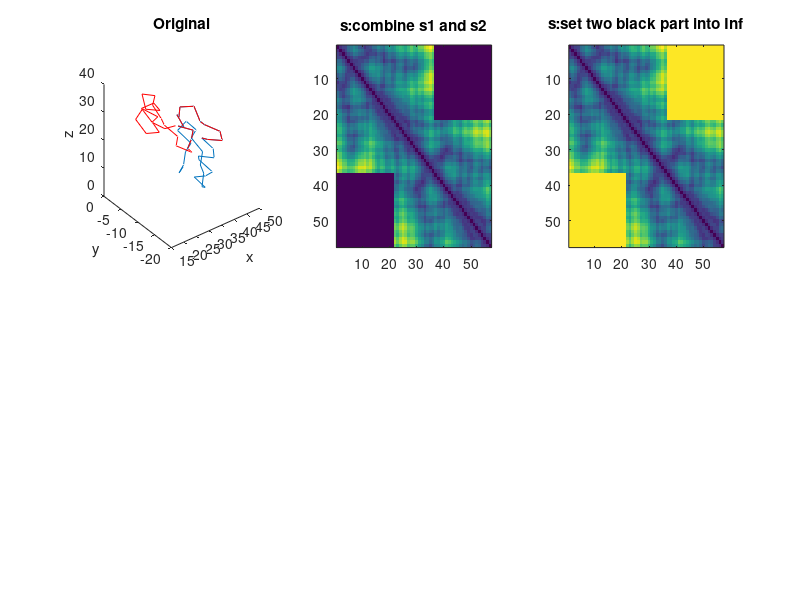

Reproduce this figure in MATLAB. (Note: this script raises an error after producing the figure.)
clear all
clc
close all
% points = 0:pi/50:10*pi;
% coords(:,3)=points(1:500);
% coords(:,1) = sin(coords(:,3));
% coords(:,2) = cos(coords(:,3));

% load Protein;
% points = Protein;
% totalPoints=1000;
% coords=points(1:totalPoints,:);
% load example1
% points=example1;
% totalPoints=500;
% coords=points(1:totalPoints,:);
load T0675
points = T0675(:,1:3);
totalPoints=57;
coords=points(1:totalPoints,:);
pointsAlign=15;



half=((totalPoints+pointsAlign)/2);
firstHalf=coords(1:half,:);
secondHalf=coords(size(firstHalf,1)-pointsAlign+1:end,:);
% figure;
subplot(2,3,1);
plot3(firstHalf(:,1),firstHalf(:,2),firstHalf(:,3));
hold on
plot3(secondHalf(:,1),secondHalf(:,2),secondHalf(:,3),'r');
hold off
title('Original')
xlabel('x')
ylabel('y')
zlabel('z')


s1 = pdist2(firstHalf,firstHalf);
s2 = pdist2(secondHalf,secondHalf);
s=zeros(totalPoints,totalPoints);
s(1:half,1:half)=s1;
s(half-pointsAlign+1:end,half-pointsAlign+1:end)=s2;
subplot(2,3,2);
imagesc(s);
title('s:combine s1 and s2')

s(1:half-pointsAlign,half+1:end)=Inf;
s(half+1:end,1:half-pointsAlign)=Inf;
subplot(2,3,3);
imagesc(s);
title('s:set two black part into Inf')

s = FastFloyd(s);
subplot(2,3,4);
imagesc(s);
title('s:after applying floyd')


p=cmdscale(s);
p=p(:,1:3);
firstHalfRecovered=p(1:half,:);
secondHalfRecovered=p(size(firstHalfRecovered,1)-pointsAlign+1:end,:);
subplot(2,3,5);
plot3(firstHalfRecovered(:,1),firstHalfRecovered(:,2),firstHalfRecovered(:,3));
hold on
plot3(secondHalfRecovered(:,1),secondHalfRecovered(:,2),secondHalfRecovered(:,3),'r');
hold off
diff=procrustes(coords,p);
title(strcat('Use CMDSCALE to recover points and the difference from original is: ',num2str(diff)))
xlabel('x')
ylabel('y')
zlabel('z')



